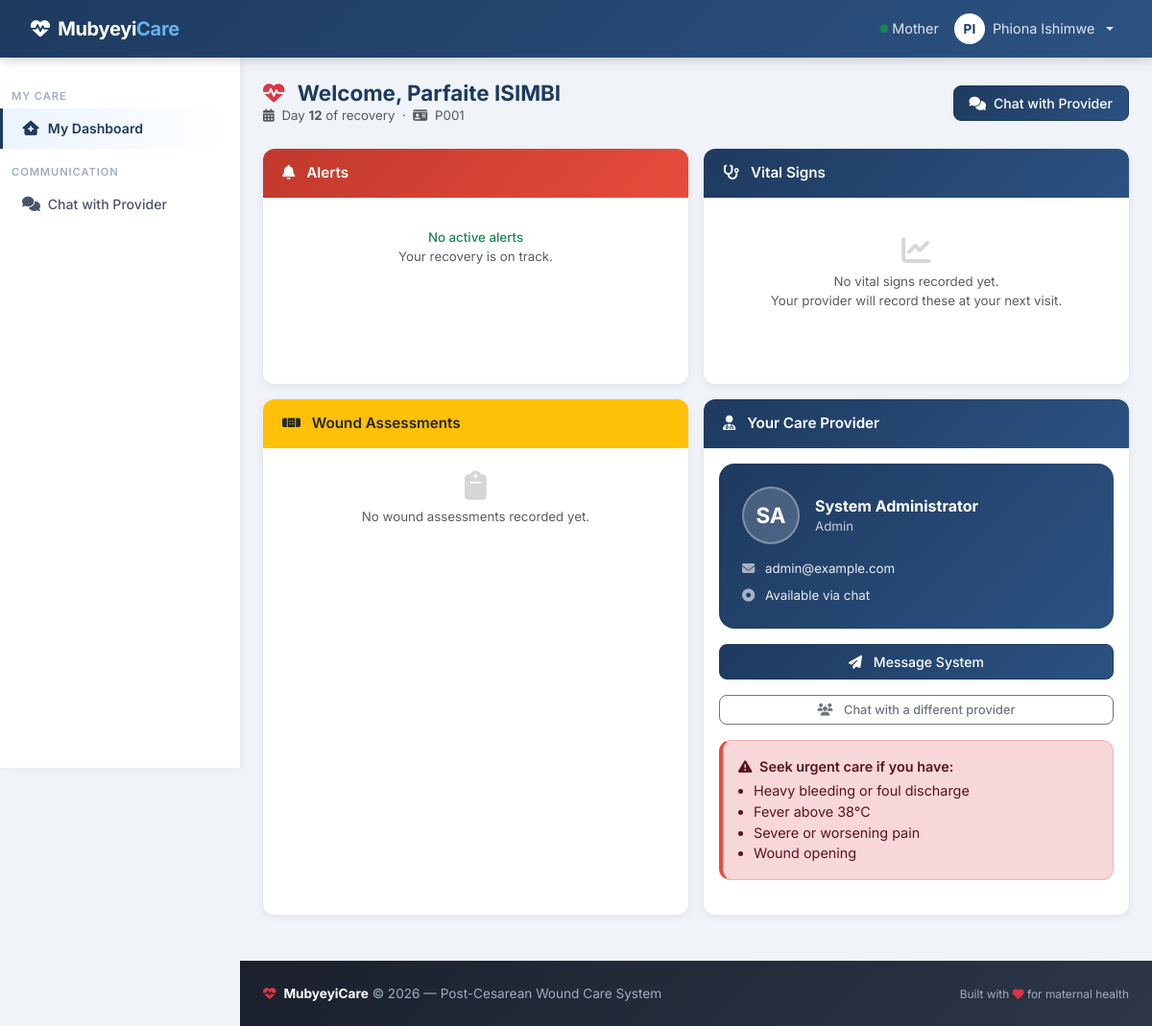
The page /dashboard/patient (signed in) on the database as committed earlier.
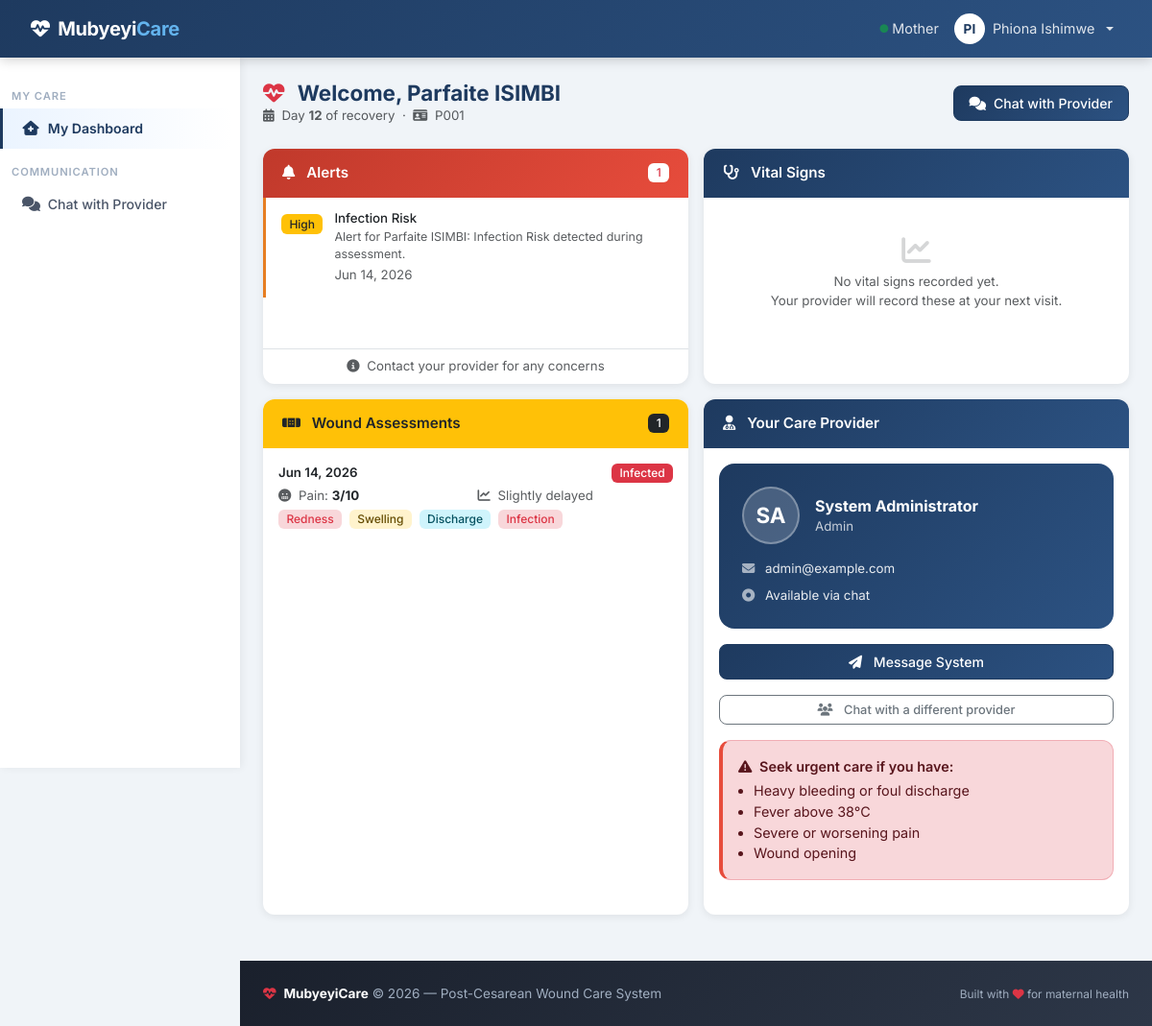
The same page on the database as committed later.
### models.py (models this page shows, shortened)
class Alert(db.Model):
    id = db.Column(db.Integer, primary_key=True)
    patient_id = db.Column(db.Integer, db.ForeignKey('patient.id'), nullable=False)
    alert_type = db.Column(db.String(100), nullable=False)  # e.g., "Infection Risk", "Delayed Healing"
    severity = db.Column(db.String(50), nullable=False)  # e.g., "Low", "Medium", "High", "Critical"
    message = db.Column(db.Text, nullable=False)
    is_resolved = db.Column(db.Boolean, default=False)
    resolution_notes = db.Column(db.Text)
    created_at = db.Column(db.DateTime, default=datetime.utcnow)
    resolved_at = db.Column(db.DateTime)

class WoundAssessment(db.Model):
    id = db.Column(db.Integer, primary_key=True)
    patient_id = db.Column(db.Integer, db.ForeignKey('patient.id'), nullable=False)
    follow_up_id = db.Column(db.Integer, db.ForeignKey('follow_up.id'))
    assessment_date = db.Column(db.DateTime, default=datetime.utcnow)
    status = db.Column(db.Enum(WoundStatus), default=WoundStatus.GOOD)
    redness_present = db.Column(db.Boolean, default=False)
    swelling_present = db.Column(db.Boolean, default=False)
    discharge_present = db.Column(db.Boolean, default=False)
    discharge_type = db.Column(db.String(100))  # e.g., "Serosanguinous", "Purulent"
    dehiscence_present = db.Column(db.Boolean, default=False)
    infection_signs = db.Column(db.Boolean, default=False)
    incision_length = db.Column(db.Float)  # in cm
    wound_depth = db.Column(db.Float)  # in mm
    pain_level = db.Column(db.Integer)  # 0-10 scale
    healing_progress = db.Column(db.String(50))  # e.g., "On track", "Delayed"
    observations = db.Column(db.Text)
    dressing_change_needed = db.Column(db.Boolean, default=False)
    dressing_type = db.Column(db.String(100))
    antibiotic_prescribed = db.Column(db.Boolean, default=False)
    created_at = db.Column(db.DateTime, default=datetime.utcnow)
    updated_at = db.Column(db.DateTime, default=datetime.utcnow, onupdate=datetime.utcnow)

### routes/dashboard.py (the view)
@dashboard_bp.route('/patient')
@login_required
def patient_dashboard():
    if current_user.role not in [UserRole.PATIENT, UserRole.MOTHER]:
        return redirect(url_for('dashboard.provider_dashboard'))
    patient = Patient.query.filter_by(user_id=current_user.id).first()
    if not patient:
        patient = Patient.query.filter(
            or_(Patient.email == current_user.email, Patient.phone == current_user.phone)
        ).first()
    if not patient:
        flash('No patient profile is linked to your account. Please link a patient record from your profile.', 'error')
        return redirect(url_for('auth.profile'))
    recent_vitals = (VitalSigns.query
                     .join(FollowUp)
                     .filter(FollowUp.patient_id == patient.id)
                     .order_by(VitalSigns.recorded_date.desc())
                     .limit(3).all())
    alerts = (Alert.query
              .filter_by(patient_id=patient.id, is_resolved=False)
              .order_by(Alert.created_at.desc())
              .limit(10).all())
    recent_assessments = (WoundAssessment.query
                          .filter_by(patient_id=patient.id)
                          .order_by(WoundAssessment.assessment_date.desc())
                          .limit(5).all())
    primary_doctor = User.query.get(patient.primary_doctor_id) if patient.primary_doctor_id else None
    return render_template('dashboard/patient_dashboard.html',
                           patient=patient,
                           recent_vitals=recent_vitals,
                           alerts=alerts,
                           recent_assessments=recent_assessments,
                           primary_doctor=primary_doctor)

### models.py (called while the page is built)
    def get_full_name(self):
        return f"{self.first_name} {self.last_name}"

    def get_full_name(self):
        return f"{self.first_name} {self.last_name}"

    def days_post_surgery(self):
        return (datetime.utcnow().date() - self.surgery_date).days

### templates/dashboard/patient_dashboard.html (shortened to what the changed rows need)
{% extends "base.html" %}
{% block content %}
<div class="page-header" data-aos="fade-down">
    <div>
        <h2><i class="fas fa-heart-pulse me-2 text-danger"></i> Welcome, {{ patient.get_full_name() }}</h2>
    </div>
</div>
<div class="row g-3">
    <div class="col-12 col-md-6" data-aos="fade-up" data-aos-delay="0">
        <div class="card h-100">
            <div class="card-header bg-danger text-white d-flex align-items-center justify-content-between">
                <span><i class="fas fa-bell me-2"></i> Alerts</span>
                {% if alerts %}
                <span class="badge bg-white text-danger">{{ alerts | length }}</span>
                {% endif %}
            </div>
            <div class="card-body p-0" style="overflow-y:auto;max-height:380px;">
                {% if alerts %}
                    {% for alert in alerts %}
                    {% set sev = alert.severity | lower %}
                    <div class="alert-item {{ sev }}">
                        <div class="flex-shrink-0 mt-1">
                            <span class="badge bg-{{
                                'danger'  if sev == 'critical' else
                                'warning text-dark' if sev in ['high','medium'] else
                                'info'
                            }}">{{ alert.severity }}</span>
                        </div>
                        <div>
                            <p class="mb-0 fw-medium small">{{ alert.alert_type }}</p>
                            <p class="mb-0 text-muted" style="font-size:.78rem;">{{ alert.message }}</p>
                            <small class="text-muted">{{ alert.created_at.strftime('%b %d, %Y') }}</small>
                        </div>
                    </div>
                    {% endfor %}
                {% else %}
                <div class="text-center py-4 text-muted">
                    <p class="small mb-0 fw-medium text-success">No active alerts</p>
                    <p class="small text-muted">Your recovery is on track.</p>
                </div>
                {% endif %}
            </div>
            {% if alerts %}
            <div class="card-footer bg-transparent border-top py-2 text-center small text-muted">
                <i class="fas fa-circle-info me-1"></i>
                Contact your provider for any concerns
            </div>
            {% endif %}
        </div>
    </div>
    <div class="col-12 col-md-6" data-aos="fade-up" data-aos-delay="90">
        <div class="card h-100">
            <div class="card-header bg-warning text-dark d-flex align-items-center justify-content-between">
                <span><i class="fas fa-bandage me-2"></i> Wound Assessments</span>
                {% if recent_assessments %}
                <span class="badge bg-dark text-white">{{ recent_assessments | length }}</span>
                {% endif %}
            </div>
            <div class="card-body p-0" style="overflow-y:auto;max-height:380px;">
                {% if recent_assessments %}
                    {% for a in recent_assessments %}
                    {% set s = a.status.value %}
                    <div class="p-3 {% if not loop.last %}border-bottom{% endif %}">
                        <div class="d-flex align-items-center justify-content-between mb-1">
                            <span class="fw-semibold small">
                                {{ a.assessment_date.strftime('%b %d, %Y') }}
                            </span>
                            <span class="badge bg-{{
                                'success'  if s == 'excellent' else
                                'primary'  if s == 'good' else
                                'warning text-dark' if s == 'fair' else
                                'danger'   if s in ['poor','infected'] else
                                'secondary'
                            }}">{{ s.capitalize() }}</span>
                        </div>
                        <div class="row g-1 small text-muted mb-1">
                            <div class="col-6">
                                <i class="fas fa-face-grimace me-1"></i>
                                Pain: <strong class="text-dark">{{ a.pain_level }}/10</strong>
                            </div>
                            <div class="col-6">
                                <i class="fas fa-chart-line me-1"></i>
                                {{ a.healing_progress or '—' }}
                            </div>
                            {% if a.redness_present or a.swelling_present or a.discharge_present or a.infection_signs or a.dehiscence_present %}
                            <div class="col-12 mt-1">
                                {% if a.redness_present %}<span class="badge bg-danger-subtle text-danger me-1">Redness</span>{% endif %}
                                {% if a.swelling_present %}<span class="badge bg-warning-subtle text-warning-emphasis me-1">Swelling</span>{% endif %}
                                {% if a.discharge_present %}<span class="badge bg-info-subtle text-info-emphasis me-1">Discharge</span>{% endif %}
                                {% if a.infection_signs %}<span class="badge bg-danger-subtle text-danger me-1">Infection</span>{% endif %}
                            </div>
                            {% endif %}
                        </div>
                    </div>
                    {% endfor %}
                {% else %}
                <div class="text-center py-4 text-muted">
                    <i class="fas fa-clipboard fa-2x d-block mb-2 opacity-25"></i>
                    <p class="small mb-0">No wound assessments recorded yet.</p>
                </div>
                {% endif %}
            </div>
        </div>
    </div>
</div>
{% endblock %}

Rows that differ between the two databases and show on the page:
added Alert: severity "High", alert_type "Infection Risk", message "Alert for Parfaite ISIMBI: Infection Risk detected during assessment.", created_at "Jun 14, 2026"
added WoundAssessment: assessment_date "Jun 14, 2026", capitalize "Infected", pain_level "3", healing_progress "Slightly delayed", redness_present "Redness"
Other text that changed with them:
{{ alerts | length }}: (not shown) → "1"
{{ recent_assessments | length }}: (not shown) → "1"
text no longer shown: "No active alerts Your recovery is on track. No wound assessments recorded yet."
text now shown: "Contact your provider for any concerns"
